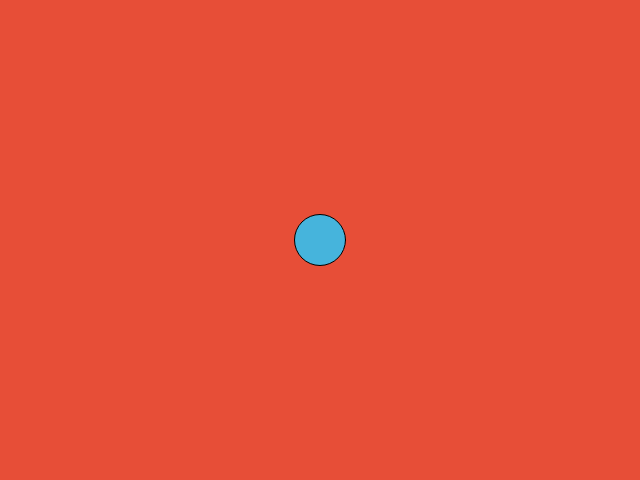
Frame 1 (no input)
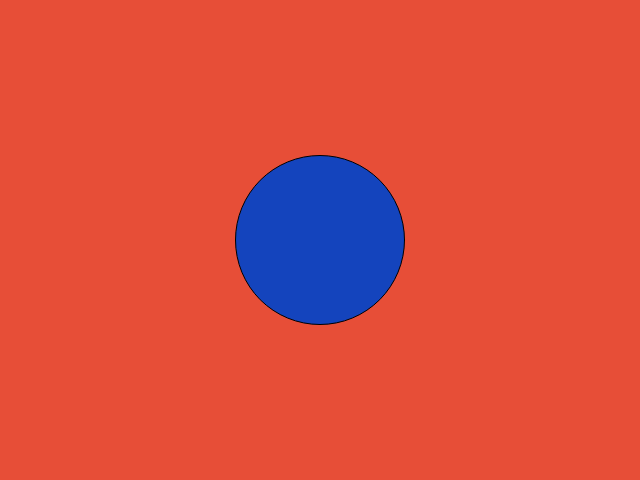
Frame 60 (no input)
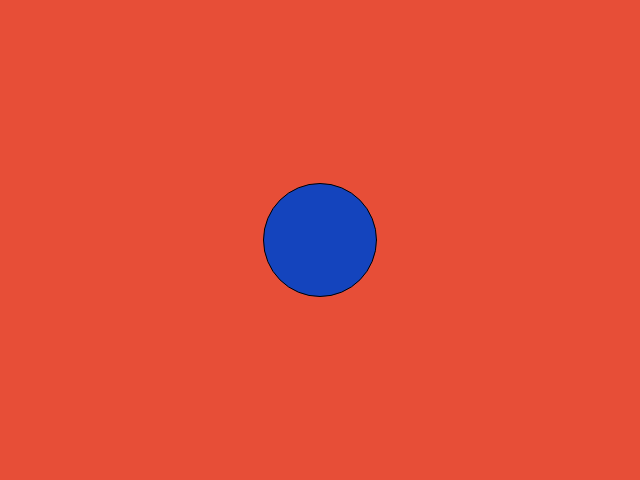
Frame 120 (the mouse pressed at the canvas centre since frame 60)

The p5.js sketch that drew these frames (run headless with seeded random() and noise() and a simulated clock; from frame 60 on, the mouse is pressed at the canvas centre):

// p5.js sketch
// ── sketch.js
var x= 50
var y= 50
var a=2
function setup() {
  createCanvas(640,480);
}

function draw() {
    background(231, 78, 55);
    
    fill(70, 180, 220);
    if (x > 100) {
        fill(20, 68, 189);
    }
    ellipse(320, 240, x, y);
    if (x>200) {
        a=-2;
      
    }
      x= x+a;
      y= y+a
    }    
    x= x+1;
    y= y+1;
    
   
//committed changes comments
